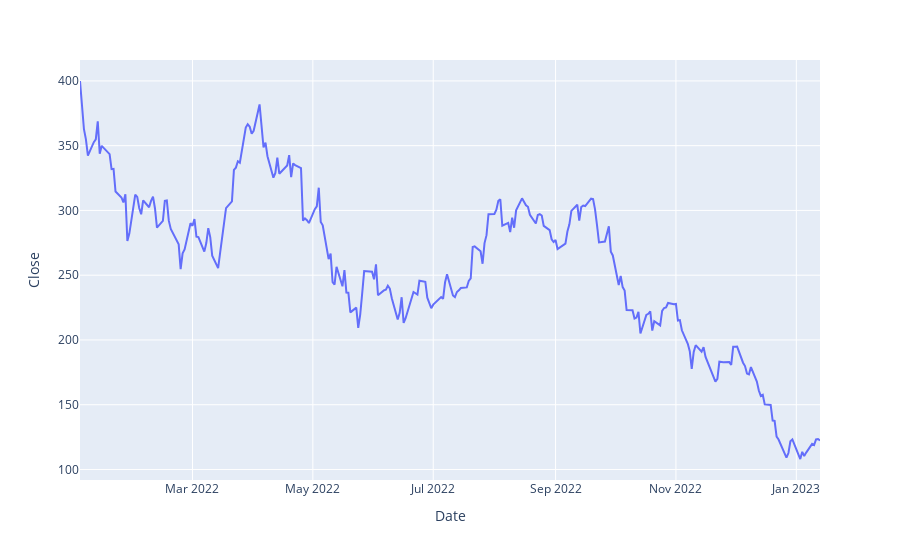

This figure's notebook cell:
### Code cell
px.line(df, x='Date', y='Close')

### Figure 1 — Plotly figure (JSON) as saved in the notebook; plotly's stock layout.template omitted (floating-point values rounded to 4 significant figures; data arrays with more than 128 entries replaced by an {"elided": "..."} marker saying what was removed)
{"data": [{"hovertemplate": "Date=%{x}<br>Close=%{y}<extra></extra>", "legendgroup": "", "line": {"color": "#636efa", "dash": "solid"}, "marker": {"symbol": "circle"}, "mode": "lines", "name": "", "orientation": "v", "showlegend": false, "type": "scatter", "x": {"elided": "260 str values"}, "xaxis": "x", "y": {"elided": "260 float values"}, "yaxis": "y"}], "layout": {"legend": {"tracegroupgap": 0}, "margin": {"t": 60}, "xaxis": {"anchor": "y", "domain": [0, 1], "title": {"text": "Date"}}, "yaxis": {"anchor": "x", "domain": [0, 1], "title": {"text": "Close"}}}}
